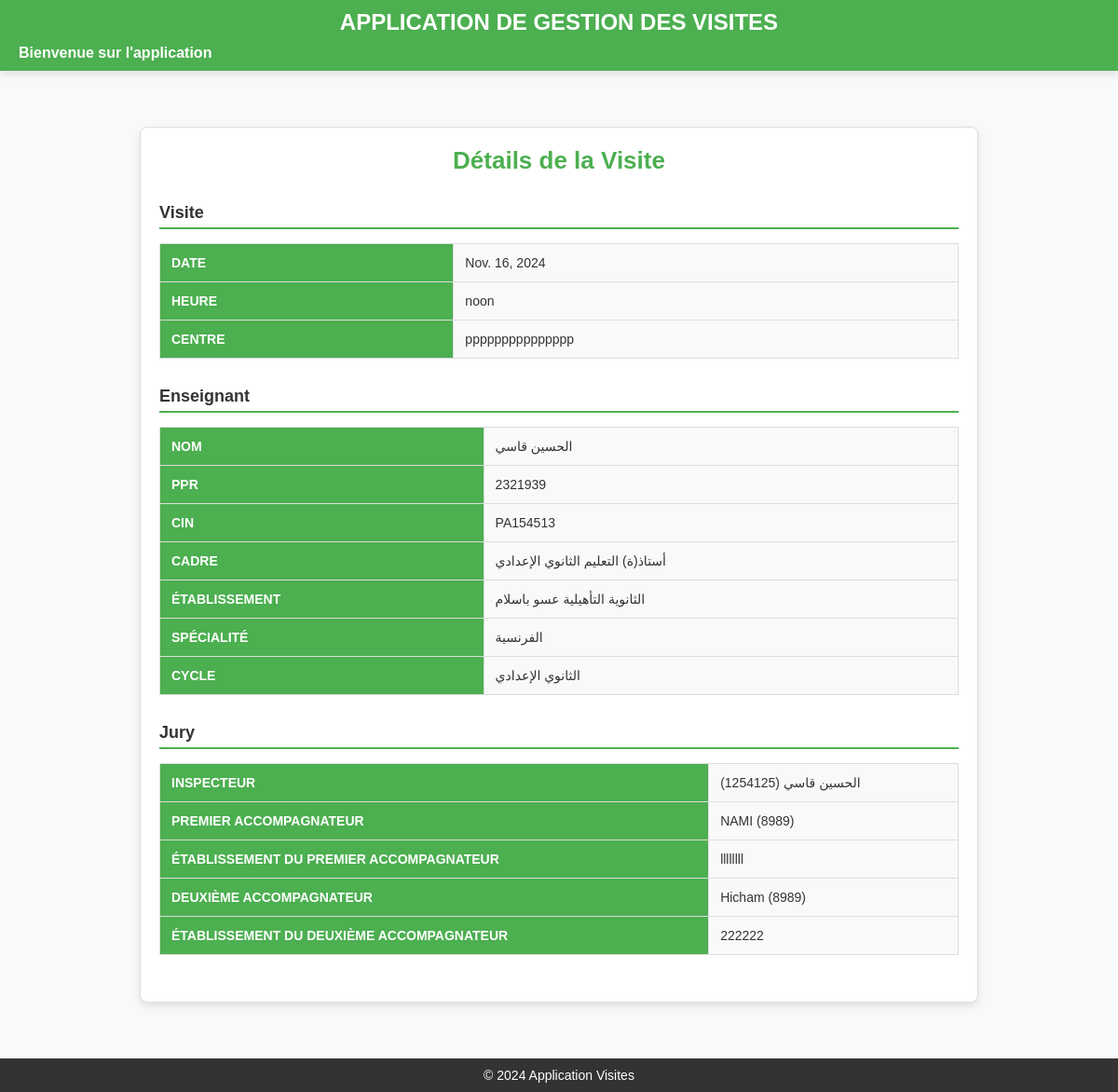
Screenshot of /details-visite/55/ with the database file from the repository.
### inspections/models.py (models this page shows, shortened)
class Visite(models.Model):
    enseignant_visite = models.ForeignKey(Personnel, on_delete=models.CASCADE, related_name="visites")
    som_inspecteur = models.CharField(max_length=20)
    nom_inspecteur = models.CharField(max_length=100)
    som_premier_accompagnateur = models.CharField(max_length=20, blank=True, null=True)
    nom_premier_accompagnateur = models.CharField(max_length=100, blank=True, null=True)
    etab_premier_accompagnateur = models.CharField(max_length=100, blank=True, null=True)
    som_deuxieme_accompagnateur = models.CharField(max_length=20, blank=True, null=True)
    nom_deuxieme_accompagnateur = models.CharField(max_length=100, blank=True, null=True)
    etab_deuxieme_accompagnateur = models.CharField(max_length=100, blank=True, null=True)
    date_visite = models.DateField()
    heure_visite = models.TimeField()
    centre_visite = models.CharField(max_length=100)
    STATUS_CHOICES = [
        ('Programmée', 'Programmée'),
        ('Annulée', 'Annulée'),
    ]
    status = models.CharField(
        max_length=20,
        choices=STATUS_CHOICES,
        default='Programmée'
    )
    class Meta:
        permissions = [
            ("print_visite", "Can print visite"),
        ]

class Personnel(models.Model):
    som_enseignant = models.CharField(max_length=20, unique=True)
    cin_enseignant = models.CharField(max_length=20)
    nom_enseignant = models.CharField(max_length=100)
    cadre_enseignant = models.CharField(max_length=100)
    date_affect_enseignant = models.DateField()
    code_etab_enseignant = models.CharField(max_length=20)
    etab_enseignant = models.CharField(max_length=100)
    specialite_enseignant = models.CharField(max_length=100)
    cycle_enseignant = models.CharField(max_length=50)

### inspections/views.py (the view)
# urls.py: path('details-visite/<int:visite_id>/', views.afficher_details_visite, name='afficher_details_visite'),
def afficher_details_visite(request, visite_id):
    visite = get_object_or_404(Visite, id=visite_id)
    return render(request, 'afficher_details_visite.html', {'visite': visite})

### inspections/templates/afficher_details_visite.html (shortened to what this page needs)
{% extends 'base.html' %}
{% block content %}
<div class="details-container">
    <h2>Détails de la Visite</h2>
    <div class="details-section">
        <h3>Visite</h3>
        <table class="details-table">
            <tr>
                <th>Date</th>
                <td>{{ visite.date_visite }}</td>
            </tr>
            <tr>
                <th>Heure</th>
                <td>{{ visite.heure_visite }}</td>
            </tr>
            <tr>
                <th>Centre</th>
                <td>{{ visite.centre_visite }}</td>
            </tr>
        </table>
    </div>
    <div class="details-section">
        <h3>Enseignant</h3>
        <table class="details-table">
            <tr>
                <th>Nom</th>
                <td>{{ visite.enseignant_visite.nom_enseignant }}</td>
            </tr>
            <tr>
                <th>PPR</th>
                <td>{{ visite.enseignant_visite.som_enseignant }}</td>
            </tr>
            <tr>
                <th>CIN</th>
                <td>{{ visite.enseignant_visite.cin_enseignant }}</td>
            </tr>
            <tr>
                <th>Cadre</th>
                <td>{{ visite.enseignant_visite.cadre_enseignant }}</td>
            </tr>
            <tr>
                <th>Établissement</th>
                <td>{{ visite.enseignant_visite.etab_enseignant }}</td>
            </tr>
            <tr>
                <th>Spécialité</th>
                <td>{{ visite.enseignant_visite.specialite_enseignant }}</td>
            </tr>
            <tr>
                <th>Cycle</th>
                <td>{{ visite.enseignant_visite.cycle_enseignant }}</td>
            </tr>
        </table>
    </div>
    <div class="details-section">
        <h3>Jury</h3>
        <table class="details-table">
            <tr>
                <th>Inspecteur</th>
                <td>{{ visite.nom_inspecteur }} ({{ visite.som_inspecteur }})</td>
            </tr>
            <tr>
                <th>Premier Accompagnateur</th>
                <td>{{ visite.nom_premier_accompagnateur }} ({{ visite.som_premier_accompagnateur }})</td>
            </tr>
            <tr>
                <th>Établissement du Premier Accompagnateur</th>
                <td>{{ visite.etab_premier_accompagnateur }}</td>
            </tr>
            <tr>
                <th>Deuxième Accompagnateur</th>
                <td>{{ visite.nom_deuxieme_accompagnateur }} ({{ visite.som_deuxieme_accompagnateur }})</td>
            </tr>
            <tr>
                <th>Établissement du Deuxième Accompagnateur</th>
                <td>{{ visite.etab_deuxieme_accompagnateur }}</td>
            </tr>
        </table>
    </div>
</div>
{% endblock %}

### static/css/style.css (style rules this page uses)
* { margin: 0; padding: 0; box-sizing: border-box; }
body { font-family: Arial, sans-serif; background-color: #f8f9fa; color: #333; margin: 0; display: flex; flex-direction: column; min-height: 100vh; }
table { width: 100%; table-layout: auto; border-collapse: collapse; margin: 0px; font-size: 14px; }
table th, table td { padding: 8px 10px; border: 1px solid #ddd; text-align: center; }
table th { background-color: #4CAF50; color: white; font-weight: bold; text-transform: uppercase; }
table tr:nth-child(even) { background-color: #f2f2f2; }
.details-container { max-width: 900px; margin: 40px auto; padding: 20px; background-color: #ffffff; border: 1px solid #ddd; border-radius: 8px; box-shadow: 0 4px 8px rgba(0, 0, 0, 0.1); }
.details-container h2 { color: #4CAF50; text-align: center; margin-bottom: 30px; font-size: 26px; font-weight: bold; }
.details-section { margin-bottom: 30px; }
.details-section h3 { color: #333; border-bottom: 2px solid #4CAF50; margin-bottom: 15px; padding-bottom: 5px; font-size: 18px; font-weight: bold; }
.details-table { width: 100%; border-collapse: collapse; margin-bottom: 20px; }
.details-table th, .details-table td { padding: 12px; text-align: left; border: 1px solid #ddd; }
.details-table th { background-color: #4CAF50; color: white; text-transform: uppercase; }
.details-table td { background-color: #f9f9f9; color: #333; }
table th { transition: background-color 0.3s ease-in-out; }
h2 { text-align: center; margin-bottom: 20px; }

### rows the page displays
Visite: date_visite "Nov. 16, 2024", heure_visite "noon", centre_visite "ppppppppppppppp", enseignant_visite.nom_enseignant "الحسين قاسي", enseignant_visite.som_enseignant "2321939", enseignant_visite.cin_enseignant "PA154513", enseignant_visite.cadre_enseignant "أستاذ(ة) التعليم الثانوي الإعدادي", enseignant_visite.etab_enseignant "الثانوية التأهيلية عسو باسلام", enseignant_visite.specialite_enseignant "الفرنسية", enseignant_visite.cycle_enseignant "الثانوي الإعدادي", nom_inspecteur "الحسين قاسي", som_inspecteur "1254125", nom_premier_accompagnateur "NAMI", som_premier_accompagnateur "8989", etab_premier_accompagnateur "llllllll", nom_deuxieme_accompagnateur "Hicham", som_deuxieme_accompagnateur "8989", etab_deuxieme_accompagnateur "222222"
